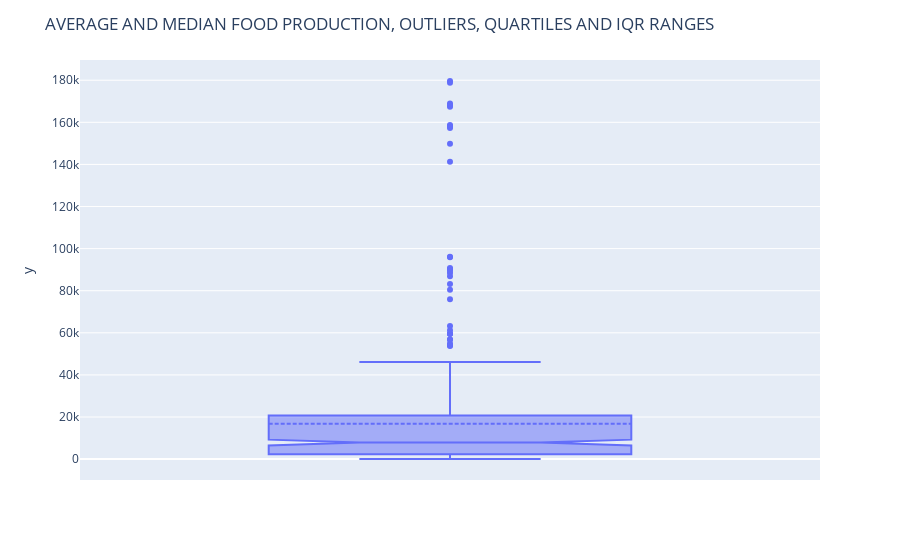

Here is the notebook cell this chart was saved with:
### Markdown cell above
NOW, LET US CONSIDER THE MEAN, MEDIAN, OUTLIERS, AND QUARTILES FOR FOOD PRODUCED FROM 2004-2013

### Code cell
dt=p_
df = px.data.tips()
fig=px.box(df, y=dt['Value'])
fig.update_traces(quartilemethod="linear",notched=True , boxmean=True)
fig.update_layout(title="AVERAGE AND MEDIAN FOOD PRODUCTION, OUTLIERS, QUARTILES AND IQR RANGES")

fig.show()

### Figure 1 — Plotly figure (JSON) as saved in the notebook; plotly's stock layout.template omitted (floating-point values rounded to 4 significant figures; data arrays with more than 128 entries replaced by an {"elided": "..."} marker saying what was removed)
{"data": [{"alignmentgroup": "True", "boxmean": true, "hovertemplate": "y=%{y}<extra></extra>", "legendgroup": "", "marker": {"color": "#636efa"}, "name": "", "notched": true, "offsetgroup": "", "orientation": "v", "quartilemethod": "linear", "showlegend": false, "type": "box", "x0": " ", "xaxis": "x", "y": {"elided": "450 int values"}, "y0": " ", "yaxis": "y"}], "layout": {"boxmode": "group", "legend": {"tracegroupgap": 0}, "margin": {"t": 60}, "title": {"text": "AVERAGE AND MEDIAN FOOD PRODUCTION, OUTLIERS, QUARTILES AND IQR RANGES"}, "xaxis": {"anchor": "y", "domain": [0, 1]}, "yaxis": {"anchor": "x", "domain": [0, 1], "title": {"text": "y"}}}}
